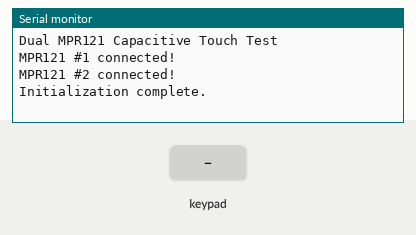
This program was run on a simulated Adafruit Feather M0. Parts: the last lines printed to the serial monitor. Inputs (shaded band) come from the test bench.

Above: at 1.2 s.
1.3 s: key '0' pressed
At 2.7 s:
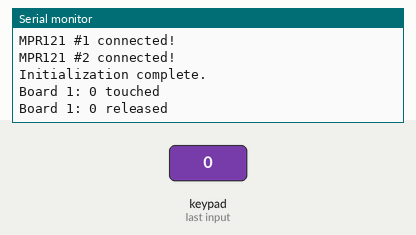
3.0 s: keypad keys 1 2 pressed 0.4 s apart
At 3.19 s:
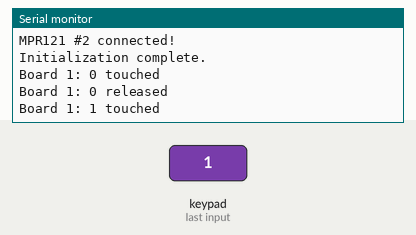
5.3 s: key '5' pressed
At 6.6 s:
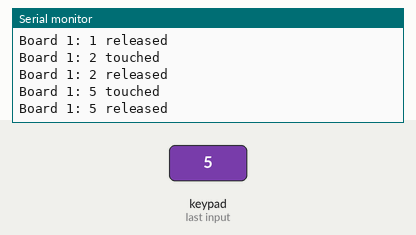

Measured:
- after the input at 1.3 s, the serial monitor: prints a new line at once (image 1)
- after the input at 3.0 s, the serial monitor: prints a new line at once (image 2)
- after the input at 5.3 s, the serial monitor: prints a new line after 0.07 s (image 3)

The program:

main.cpp
```cpp
#include <Wire.h>
#include "Adafruit_MPR121.h"

#ifndef _BV
#define _BV(bit) (1 << (bit))
#endif

// Create two MPR121 objects
Adafruit_MPR121 cap1 = Adafruit_MPR121();
Adafruit_MPR121 cap2 = Adafruit_MPR121();

// Track touches for each board
uint16_t lasttouched1 = 0;
uint16_t currtouched1 = 0;

uint16_t lasttouched2 = 0;
uint16_t currtouched2 = 0;

void setup() {
  Serial.begin(9600);
  while (!Serial) { delay(10); }

  Serial.println("Dual MPR121 Capacitive Touch Test");

  // Initialize first board at 0x5A
  if (!cap1.begin(0x5A)) {
    Serial.println("MPR121 #1 not found at 0x5A, check wiring!");
    while (1);
  }
  Serial.println("MPR121 #1 connected!");

  // Initialize second board at 0x5B
  if (!cap2.begin(0x5B)) {
    Serial.println("MPR121 #2 not found at 0x5B, check wiring!");
    while (1);
  }
  Serial.println("MPR121 #2 connected!");

  // Optional: Auto-configure both
  cap1.setAutoconfig(true);
  cap2.setAutoconfig(true);

  Serial.println("Initialization complete.");
}

void loop() {
  // Read touches from board 1
  currtouched1 = cap1.touched();
  for (uint8_t i = 0; i < 6; i++) { // Only first 6 sensors
    if ((currtouched1 & _BV(i)) && !(lasttouched1 & _BV(i))) {
      Serial.print("Board 1: "); Serial.print(i); Serial.println(" touched");
    }
    if (!(currtouched1 & _BV(i)) && (lasttouched1 & _BV(i))) {
      Serial.print("Board 1: "); Serial.print(i); Serial.println(" released");
    }
  }
  lasttouched1 = currtouched1;

  // Read touches from board 2
  currtouched2 = cap2.touched();
  for (uint8_t i = 0; i < 7; i++) { // Only first 7 sensors
    if ((currtouched2 & _BV(i)) && !(lasttouched2 & _BV(i))) {
      Serial.print("Board 2: "); Serial.print(i); Serial.println(" touched");
    }
    if (!(currtouched2 & _BV(i)) && (lasttouched2 & _BV(i))) {
      Serial.print("Board 2: "); Serial.print(i); Serial.println(" released");
    }
  }
  lasttouched2 = currtouched2;

  delay(100); // Small delay for stability
}
```
